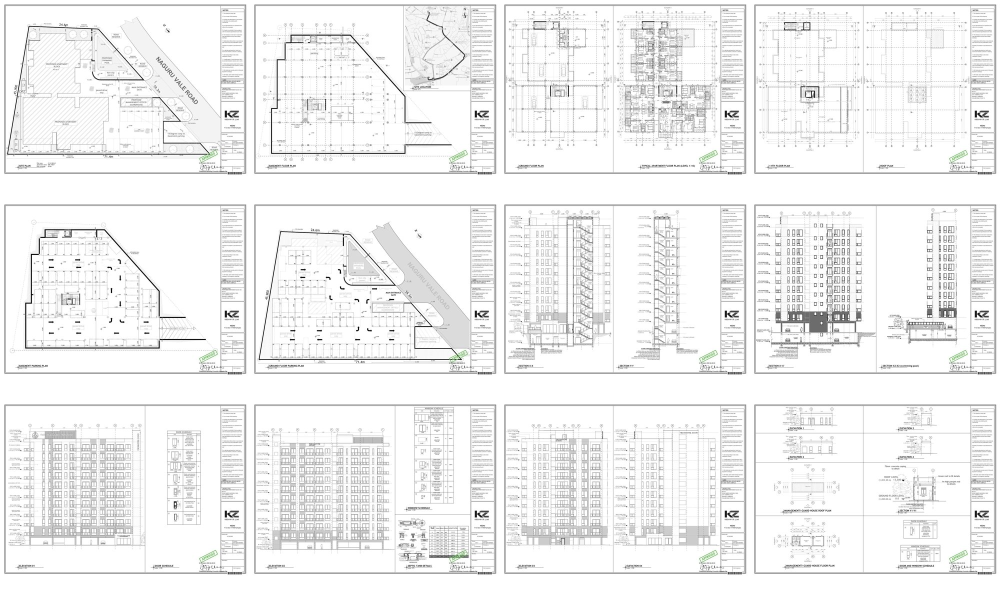
#> input picture edits/vanta_3d_tour/refs/drawings/arch.jpg, 2000 x 1200 px (shown at 1/2 size)
$ python -i v2core.py   (imports and definitions only)
#> lines starting #> are read from the running program, lines starting #| are printed output that depends on the picture
# v2 core: decode source stretches small, optical-flow slow motion, full-picture layouts (no crop), effects helpers.
import subprocess, numpy as np, cv2
R = '/tmp/claude-0/-home-user-vanta-house/253db02e-90a6-5547-b8b3-69bd9a44cdc8/scratchpad/'
SV = R + 'sitevids/'
W, H, FPS = 1080, 1920, 30
PW, PH = 1024, 576                      # decoded picture size (whole 16:9 frame, nothing cropped)
_dis = cv2.DISOpticalFlow_create(cv2.DISOPTICAL_FLOW_PRESET_MEDIUM)
_GY, _GX = np.mgrid[0:576, 0:1024].astype(np.float32)

def ease(x): x = min(max(x, 0.0), 1.0); return x * x * (3 - 2 * x)
def eout(x): x = min(max(x, 0.0), 1.0); return 1 - (1 - x) ** 3

class Src:
    """frames of one clip stretch, decoded at 30 fps, whole picture at PWxPH (float32 RGB)."""
    cache = {}
    # [27 lines left out: functions __init__, at, not called in this run]

def blur_fill(pic, dark=0.5):
    """vertical background: same picture scaled to cover 1080x1920, heavily blurred and darkened"""
#> called with dark = 0.5
    sm = cv2.resize(pic, (64, 36), interpolation=cv2.INTER_AREA)
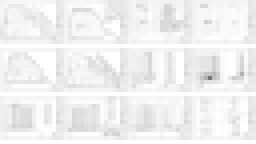
#> sm: shape (36, 64, 3) (shown 4 times larger); mean R, G, B 240.9, 241, 240.9
    h = 192; w = int(round(64 * h / 36)); big = cv2.resize(sm, (w, h), interpolation=cv2.INTER_CUBIC)
    x0 = (w - 108) // 2; big = big[:, x0:x0 + 108]
#> after `big = big[:, x0:x0 + 108]`:
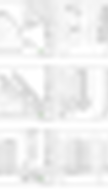
#> big: shape (192, 108, 3); mean R, G, B 240, 240.1, 240
    big = cv2.GaussianBlur(big, (0, 0), 3)
    return cv2.resize(big, (W, H), interpolation=cv2.INTER_CUBIC) * dark
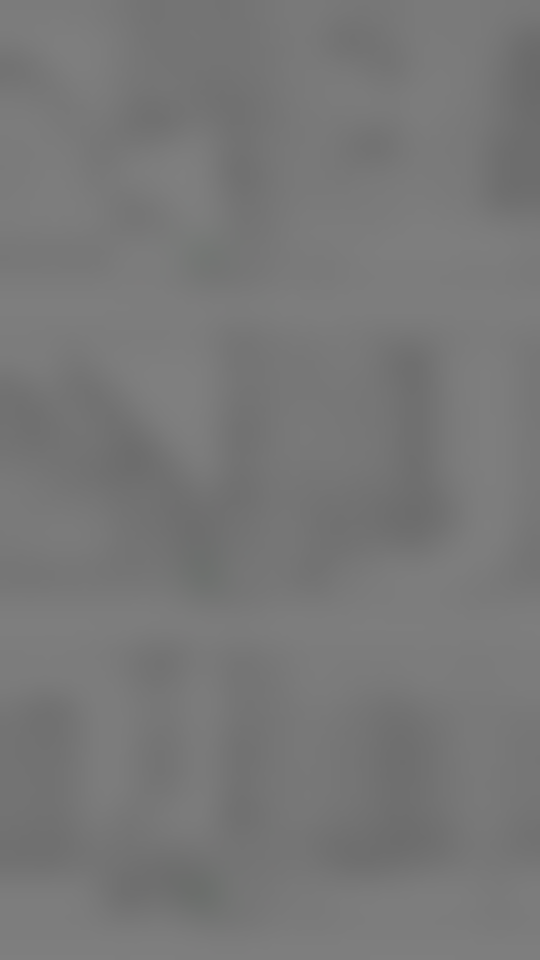
#> returned value: shape (1920, 1080, 3) float64 (shown at 1/2 size); mean of channels 0, 1, 2 120, 120, 120; drawn as B, G, R

# [49 lines left out: functions put, motion_blur_x, halftone, halftone_fast, not called in this run]
_HT = {}

>>> import cv2
>>> picture = cv2.cvtColor(cv2.imread('../../../../edits/vanta_3d_tour/refs/drawings/arch.jpg'), cv2.COLOR_BGR2RGB)
>>> result = blur_fill(picture)

$ run again, on edits/vanta_3d_tour/refs/drawings/site.jpg
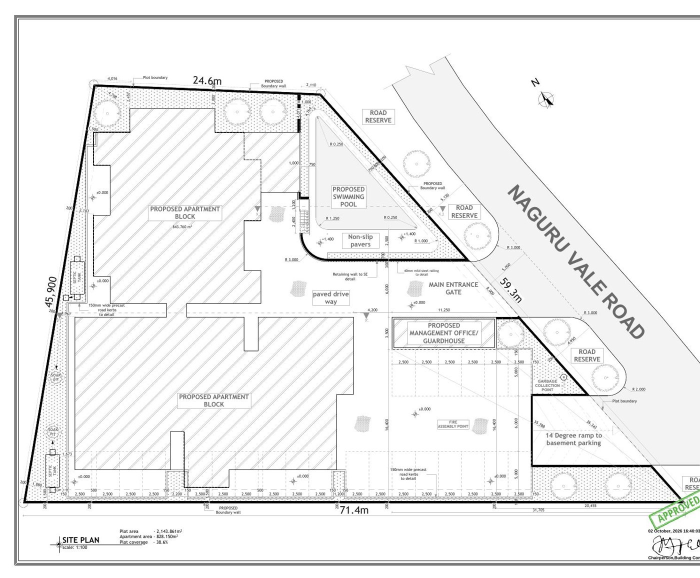
#> input picture edits/vanta_3d_tour/refs/drawings/site.jpg, 1400 x 1156 px (shown at 1/2 size)
#> in blur_fill, `sm = cv2.resize(pic, (64, 36), interpolation=cv2.INTER_AREA)`:
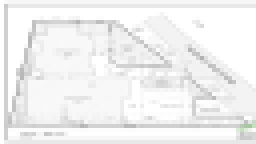
#> sm: shape (36, 64, 3) (shown 4 times larger); mean R, G, B 240.9, 240.9, 240.9
#> in blur_fill, `big = big[:, x0:x0 + 108]`:
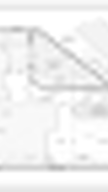
#> big: shape (192, 108, 3); min 183, max 255, mean 241
